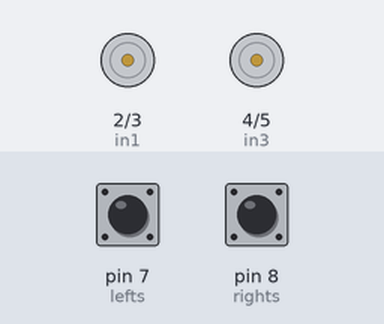
Bench run of a sketch on a simulated Arduino Uno, built with avr-gcc and run on an emulated ATmega328P. On the bench: motor-driver pin pairs drawn as motors (green arrow = first pin HIGH = forward, orange = second pin HIGH = backward, longer = more drive, scaled by the enable pin). The test bench sets the inputs (shaded band); at power-on: pin 7 (lefts) LOW, pin 8 (rights) LOW. What the sketch prints to the serial monitor is not drawn.

Above: at 1.2 s.
1.3 s: pin 7 (lefts) pulled HIGH for 0.15 s
At 1.38 s:
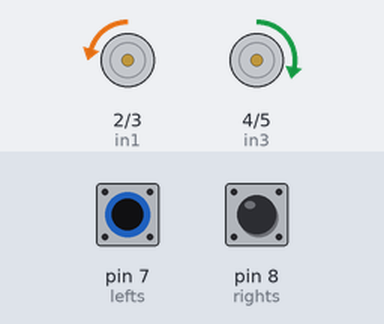
2.9 s: pin 8 (rights) pulled HIGH for 0.15 s
At 2.98 s:
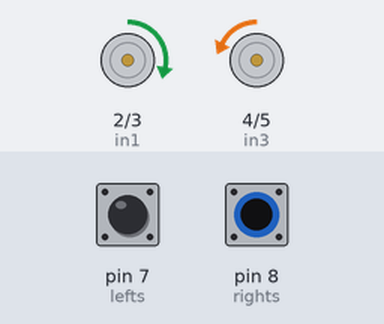
4.5 s: pin 8 (rights) pulled HIGH for 3.2 s
At 8.0 s:
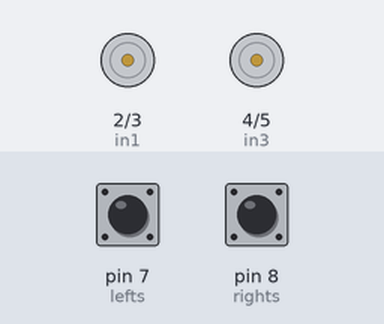
9.2 s: pin 7 (lefts) pulled HIGH for 3.2 s
At 10.5 s:
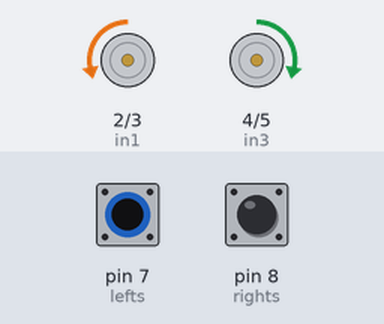
13.9 s: pin 7 (lefts) driven HIGH and pin 8 (rights) driven HIGH
At 15.3 s:
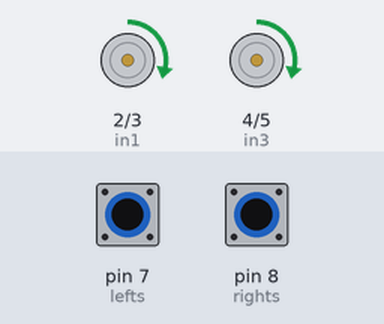
Timing chart, 0 to 16.4 s (numbered marks = the images above; inputs shaded):
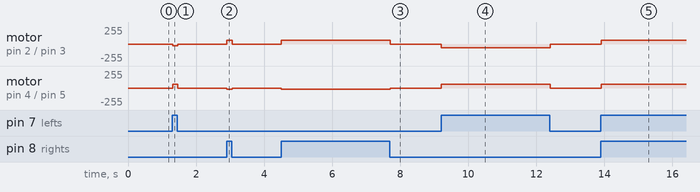

The sketch:

Line_Follower_Code.ino
```cpp
int in1=2;
int in2=3;
int in3=4;
int in4=5;
int ena=9;
int enb=10;
int lefts=7;
int rights=8;
char reading;
int rleft;
int rright;

void setup() {
  // put your setup code here, to run once:
pinMode(in1,OUTPUT);
pinMode(in2,OUTPUT);
pinMode(in3,OUTPUT);
pinMode(in4,OUTPUT);
pinMode(ena,OUTPUT);
pinMode(enb,OUTPUT);
pinMode(lefts,INPUT);
pinMode(rights,INPUT);
Serial.begin(9600);
}

void loop() {
  // put your main code here, to run repeatedly:
  rleft=digitalRead(lefts);
    rright=digitalRead(rights);

  Serial.println(rleft);
    Serial.println(rright);


if(rleft==1 && rright==1) {
  forward();
}
else if (rleft==1 && rright==0) {
  right();
}
else if(rleft==0 && rright==1) {
  left();
}
else if(rleft==0 && rright==0) {
  stopp();
}
}
void forward() {
digitalWrite(in1,HIGH);
digitalWrite(in2,LOW);
digitalWrite(in3,HIGH);
digitalWrite(in4,LOW);
analogWrite(ena,55);
analogWrite(enb,55);
}
void backward() {
digitalWrite(in1,LOW);
digitalWrite(in2,HIGH);
digitalWrite(in3,LOW);
digitalWrite(in4,HIGH);
analogWrite(ena,55);
analogWrite(enb,55);
}
void right() {
digitalWrite(in1,LOW);
digitalWrite(in2,HIGH);
digitalWrite(in3,HIGH);
digitalWrite(in4,LOW);
analogWrite(ena,25);
analogWrite(enb,55);
}
void left() {
digitalWrite(in1,HIGH);
digitalWrite(in2,LOW);
digitalWrite(in3,LOW);
digitalWrite(in4,HIGH);
analogWrite(ena,55);
analogWrite(enb,15);
}
void stopp() {
digitalWrite(in1,LOW);
digitalWrite(in2,LOW);
digitalWrite(in3,LOW);
digitalWrite(in4,LOW);
analogWrite(ena,0);
analogWrite(enb,0);
}
```

Measured:
- after the input at 1.3 s, motor on pin 2 (in1) / pin 3 (in2): stopped → backward 25/255 at once, → stopped 0.15 s later; motor on pin 4 (in3) / pin 5 (in4): stopped → forward 55/255 at once, → stopped 0.15 s later
- after the input at 2.9 s, motor on pin 2 (in1) / pin 3 (in2): stopped → forward 55/255 at once, → stopped 0.15 s later; motor on pin 4 (in3) / pin 5 (in4): stopped → backward 15/255 at once, → stopped 0.15 s later
- after the input at 4.5 s, motor on pin 2 (in1) / pin 3 (in2): stopped → forward 55/255 at once, → stopped 3.2 s later; motor on pin 4 (in3) / pin 5 (in4): stopped → backward 15/255 at once, → stopped 3.2 s later
- after the input at 9.2 s, motor on pin 2 (in1) / pin 3 (in2): stopped → backward 55/255 at once, → stopped 3.2 s later; motor on pin 4 (in3) / pin 5 (in4): stopped → forward 55/255 at once, → stopped 3.2 s later
- after the input at 13.9 s, motor on pin 2 (in1) / pin 3 (in2), motor on pin 4 (in3) / pin 5 (in4): stopped → forward 55/255 at once
